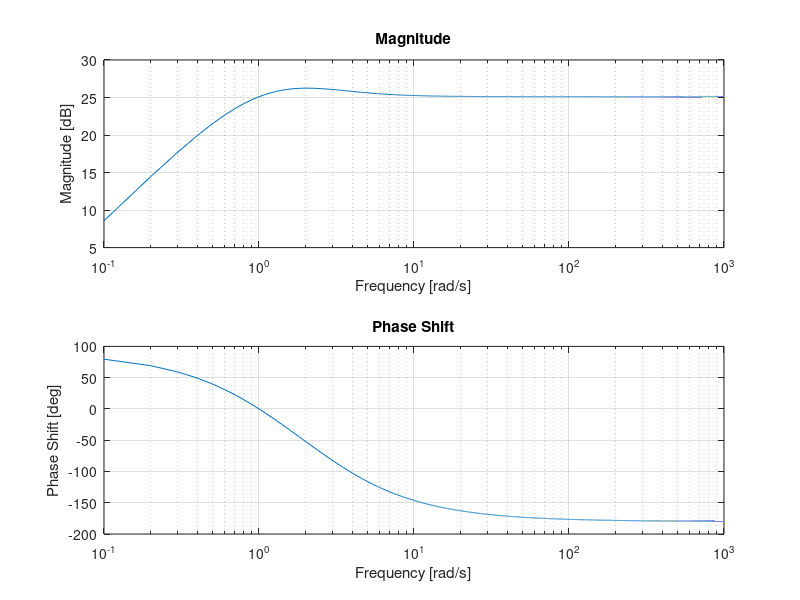

Recreate this plot in MATLAB. (Note: this script raises an error after producing the figure.)
% aae 301 hw10 Nick Mondora
clc;
clear all;

%% question 1
t = linspace(0, 10, 1000); %time
freq = linspace(0, 10^3, 10^4); %frequency

numerator = conv([18,0], [1,-3]);
denominator = conv([1,1], [1,2]);
s = tf(numerator, denominator);

input = -3 +2*sin(4*t) - 6*cos(7*t);

mag = 18 .* freq .* sqrt((freq.^2 + 9)./((freq.^2 + 1).*(freq.^2 + 4)));
anglee = pi/2 + atan(-1/3 * freq) - atan(freq) - atan(freq/2);

figure(1)
subplot(2,1,1)
semilogx(freq, 20*log10(mag))
xlabel("Frequency [rad/s]")
ylabel("Magnitude [dB]")
title("Magnitude")
grid on
subplot(2,1,2)
semilogx(freq, rad2deg(anglee))
xlabel("Frequency [rad/s]")
ylabel("Phase Shift [deg]")
title("Phase Shift")
grid on
sgtitle("Bode Plot")

figure(2)
lsim(s, input, t);
grid on
title("Linear Simulation")


%% question 2
z = 16; % for w0 = 4
w = 0:.01:100;

mag = sqrt( (w.^4 + z.^2) ./ ( (1+w.^2) .* (4+w.^2)));

figure(3);
plot(w, mag);
grid on
xlabel("Frequency [rad/s]");
title("Filter Magnitude")
ylabel("Magnitude");


%% question 3
freq = linspace(0, 10^4, 10^6);

G = sqrt(1./(1 + freq.^2 ./ 100));
Gang = pi + atan(-1 .* freq) - atan (freq) - atan(freq ./10);
H = sqrt(100./(100 + freq.^2));
Hang =  -1 * atan(freq./10);

figure(4)
subplot (2,1,1); % create a 1x2 subplot grid
semilogx(freq, 20*log10(G), 'r'); 
hold on; 
semilogx(freq, 20*log10(H), 'b'); 
grid on; 
xlabel ('Frequency [rad/s]'); 
ylabel ('Magnitude [dB])'); 
legend(["Filter G", "Filter H"], 'location', 'best'); 
title("Amplitude"); 
subplot(2,1,2); 
semilogx(freq, rad2deg(Gang), 'r'); 
hold on; semilogx(freq, rad2deg(Hang), 'b'); 
grid on; 
xlabel ('Frequency [rad/s]'); 
ylabel ('Phase Shift (degrees)'); 
ylim([-180,180]); % set y-axis limits to +/- 180 degrees
legend(["Filter G", "Filter H"], 'location', 'best'); 
title("Phase Shift"); 
sgtitle("Bode Plots for Filters G and H");


